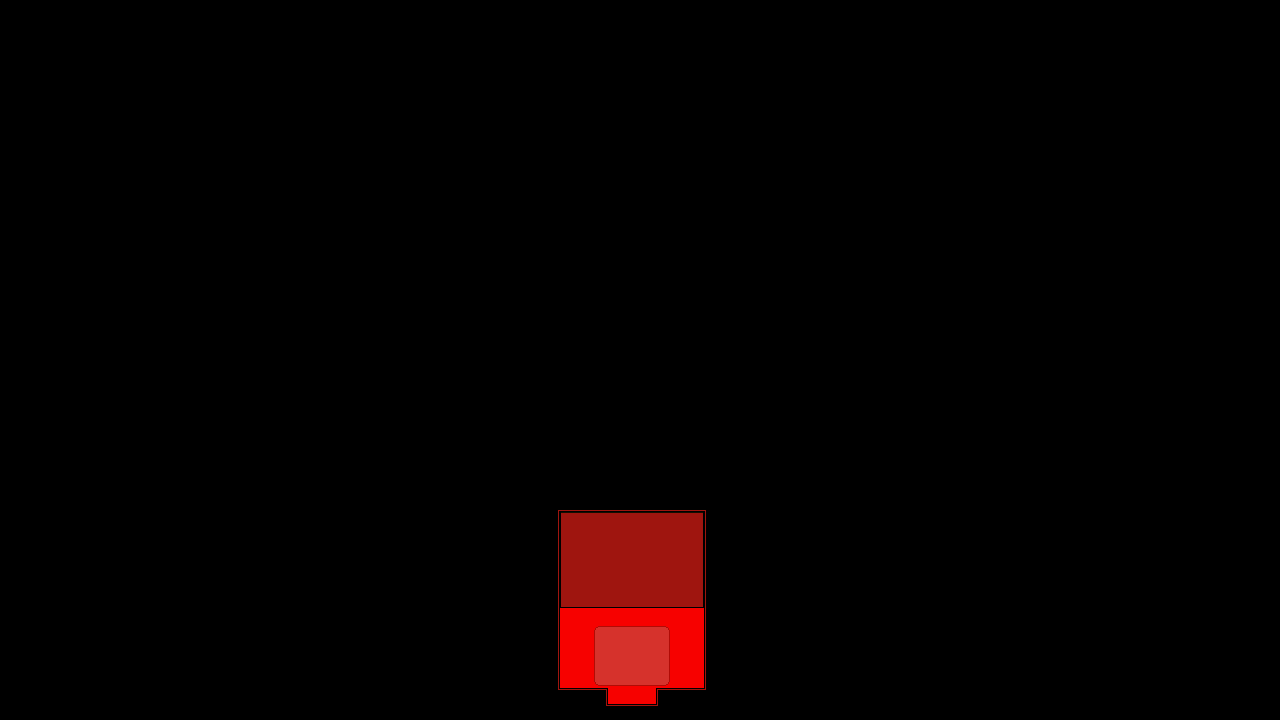

This game map was drawn from its Tiled (.tmx) file and the tilesets committed beside it. A one-line description and the trimmed map source follow:
An orthogonal 80x45 tile map with 16x16 px tiles, 4 tile layers (black, Suelo, Suelo2, Paredes), 1 hidden layer not drawn, 2 tilesets and 3 objects (2x spwnbatter, hugo).

<map version="1.10" tiledversion="1.10.1" orientation="orthogonal" renderorder="left-up" width="80" height="45" tilewidth="16" tileheight="16" infinite="0" nextlayerid="10" nextobjectid="4">
 <tileset firstgid="1" source="Tilesets RED.tsx" />
 <tileset firstgid="723" source="tiles.tsx" />
 <layer id="1" name="black" width="80" height="45">
  <properties>
   <property name="nocollide" value="true" />
   <property name="tilesheet" value="Tilesets RED" />
  </properties>
  <data>[3600 cells, 3600 non-empty, 1 distinct tile ids]</data>
 </layer>
 <layer id="6" name="Suelo" width="80" height="45">
  <properties>
   <property name="nocollide" value="true" />
   <property name="tilesheet" value="Tilesets RED" />
  </properties>
  <data>[3600 cells, 104 non-empty, 11 distinct tile ids]</data>
 </layer>
 <layer id="7" name="Suelo2" width="80" height="45">
  <properties>
   <property name="nocollide" value="true" />
   <property name="tilesheet" value="Tilesets RED" />
  </properties>
  <data>[3600 cells, 26 non-empty, 8 distinct tile ids]</data>
 </layer>
 <layer id="8" name="Paredes" width="80" height="45">
  <properties>
   <property name="nocollide" value="true" />
   <property name="tilesheet" value="Tilesets RED" />
  </properties>
  <data>[3600 cells, 46 non-empty, 10 distinct tile ids]</data>
 </layer>
 <layer id="5" name="collisions" width="80" height="45" visible="0">
  <properties>
   <property name="invisible" value="true" />
   <property name="tilesheet" value="tiles" />
  </properties>
  <data>[3600 cells, 46 non-empty, 1 distinct tile ids]</data>
 </layer>
 <objectgroup id="9" name="objects">
  <object id="1" name="hugo" x="615" y="626" width="15" height="14" />
  <object id="2" name="spwnbatter" x="608" y="688" width="16" height="16" />
  <object id="3" name="spwnbatter" x="608" y="672" width="16" height="16" />
 </objectgroup>
</map>
